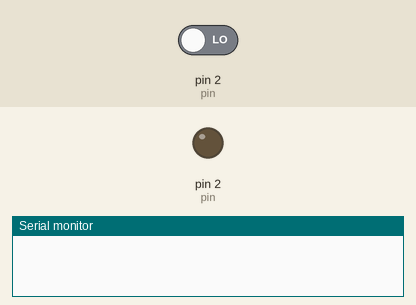
A sketch run on a simulated Arduino Uno, built with avr-gcc and run on an emulated ATmega328P. Shown: output pins drawn as LEDs (lit = HIGH), the last lines printed to the serial monitor. The inputs (shaded band) are chosen by the test bench; at power-on: pin 2 (pin) LOW.

Above: at 0.1 s.
At 5.8 s:
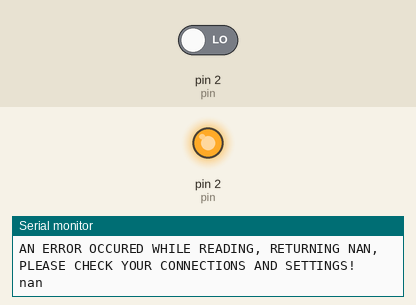
5.9 s: pin 2 (pin) driven HIGH
Timing chart, 0 to 27.1 s (numbered marks = the images above; inputs shaded):
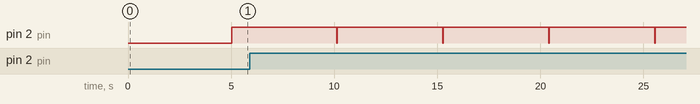

The sketch:

readSensor.ino
```cpp
#ifndef Humiino_h
#define Humiino_h

#include "Arduino.h"

class Humiino
{
  public:
    Humiino(int pin = 2, int updateRate = 5);
    float readHumidity();
    float readTemperature();

  private:
    boolean readData();
    int _pin;
    float _humidity, _temperature, _updateRate;
    unsigned int _timeout;
    unsigned long _lastread;
    byte _data[5], _checksum;
    boolean _firstReading = true;
};

#endif


#define rate 5

Humiino sensorOne(2, rate);

void setup(){
	Serial.begin(9600);
	//Serial.println("Booting up.....");
	//Serial.println("Starting to output data.....");
}

void loop(){
	Serial.println("");
	delay(5000);

	//sensorOne
	//Serial.print("Sensor 1: ");
	Serial.print(sensorOne.readHumidity(),1);
  //sensorOne.readHumidity();
	//Serial.print("%\t");
	//Serial.print(sensorOne.readTemperature(), 1);
  //sensorOne.readTemperature();
	//Serial.println("*C");
}
```

Humiino.cpp
```cpp
/*
	Humiino.cpp - Library for reading DHT22 sensor.
	Created Autumn, 2014
	Released into the Public Domain
*/

#include "Arduino.h"
#include "Humiino.h"

Humiino::Humiino(int pin, int updateRate):_pin(pin), _updateRate(updateRate)
{
	if(updateRate < 2){
		Serial.println("TOO FAST UPDATERATE CHOSEN, USING DEAFULT OF 5 SECONDS...");
		_updateRate = 2;
	}
}


float Humiino::readHumidity()
{
	if(((millis() - _lastread) > (_updateRate * 1000)) || (_firstReading)){
		if(readData()){
			return _humidity;
		}else{
			Serial.println("AN ERROR OCCURED WHILE READING, RETURNING NAN, PLEASE CHECK YOUR CONNECTIONS AND SETTINGS!");
			return NAN;
		}
	}else{
		return _humidity;
	}
}

float Humiino::readTemperature()
{
	if(((millis() - _lastread) > (_updateRate * 1000)) || (_firstReading)){
		if(readData()){
			return _temperature;
		}else{
			Serial.println("AN ERROR OCCURED WHILE READING, RETURNING NAN, PLEASE CHECK YOUR CONNECTIONS AND SETTINGS!");
			return NAN;
		}
	}else{
		return _temperature;
	}
}

boolean Humiino::readData()
{
	//VARIABLES FOR RECEIVEING DATA
	byte _element = 0, _count =7;

	//REGISTERS LASTREAD AND TURNS FIRSTREADING TO FALSE
	if(_firstReading){
		_firstReading = false;
	}
	_lastread = millis();

	//CHECKS IF THERE HAVE BEEN A ROLLOVER
	if(_lastread > millis()){
		_lastread = 0;
	}

	//CLEARS DATA IN ARRAY AND ASSIGNS 0 TO EVERY ELEMENT
	for(byte i = 0; i < 5; i++){
		_data[i] = 0;
	}

	//SENDS DATA REQUEST TO SENSOR
	pinMode(_pin, OUTPUT);
	digitalWrite(_pin, LOW);
	delay(20);
	digitalWrite(_pin, HIGH);
	delayMicroseconds(40);
	pinMode(_pin, INPUT);

	//READ SENSOR CONFIRMATION OR PRINT TIMEOUT ERROR
	_timeout = 10000;
	while(digitalRead(_pin) == LOW){
		if(_timeout-- == 0){
			Serial.println("ERROR: TIMEOUT at LOW START-SIGNAL");
			return false;
		}
	}
	_timeout = 10000;
	while(digitalRead(_pin) == HIGH){
		if(_timeout-- == 0){
			Serial.println("ERROR: TIMEOUT at HIGH START-SIGNAL");
			return false;
		}
	}

	//READ DATA
	for(byte i = 0; i < 40; i++){
		_timeout = 10000;
		while(digitalRead(_pin) == LOW){
			if(_timeout-- == 0){
				Serial.println("ERROR: TIMEOUT at READ SIGNAL LOW");
				return false;
			}
		}

		unsigned long length = micros();

		_timeout = 10000;
		while(digitalRead(_pin) == HIGH){
			if(_timeout-- == 0){
				Serial.println("ERROR: TIMEOUT at READ SIGNAL HIGH");
				return false;
			}
		}

		if((micros() - length) > 43){
			_data[_element] |= (1 << _count);
		}
		if(_count == 0){
			_count = 7;
			_element++;
		}else{
			_count--;
		}
	}

	//COMPARE CHECKSUM
	_checksum = (_data[0] + _data[1] + _data[2] + _data[3]);
	if (_data[4] != _checksum){
		Serial.println("ERROR: at CHECKSUM");
		return false;
	}

	//CONVERTS AND STORE DATA
	_humidity = word(_data[0], _data[1]) * 0.1;
	if(_data[2] & 0x80){
		_temperature = (-0.1 * word(_data[2] & 0x7F, _data[3]));
	}else{
		_temperature = (0.1 * word(_data[2], _data[3]));
	}
	return true;
}
```

Measured:
- by itself, pin 2 (pin): alternates HIGH for 5.1 s and LOW for 0.02 s
